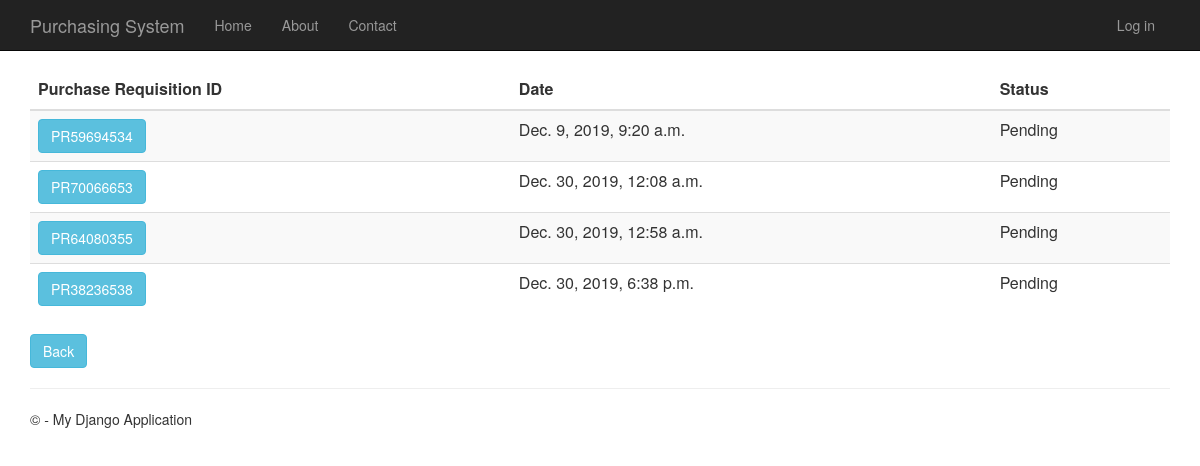
/purchaserequisitionhistory, run on the app's committed database.
### PurchaseRequisition/models.py (models this page shows)
class PurchaseRequisition(models.Model):
    pr_id= models.CharField(max_length=10, primary_key=True) #takes character
    description= models.TextField(null=True,default=None, blank=True)
    time_created= models.DateTimeField()
    total_price= models.DecimalField(max_digits=10, decimal_places=2, default=Decimal('0.00'))
    status= models.TextField(max_length=10, default="Pending")
    person_id = models.ForeignKey(Person)
    def __str__(self):
        return str(self.pr_id)

### PurchaseRequisition/views.py (the view)
# urls.py: url(r'^purchaserequisitionhistory', PurchaseRequisition.views.purchaserequisitionhistory, name="purchase_requisition_history"),
def purchaserequisitionhistory(request):
    purchase_requisitions = PurchaseRequisition.objects.all()
    print(purchase_requisitions)
    context = {
            'title':'Purchase Requisition History',
            'rows':purchase_requisitions
        }
    return render(request,'PurchaseRequisition/purchaserequisitionhistory.html',context)

### PurchaseRequisition/templates/PurchaseRequisition/purchaserequisitionhistory.html
﻿{% extends "app/layout.html" %}
{% block content %}
<div class="purchaseorderhistory margintop" action="menu" >
    <form action="purchaserequisitionhistorydetails" method="GET">
        <table class="table table-striped margintop">
          <thead>
            <tr>
              <th scope="col">Purchase Requisition ID</th>
              <th scope="col">Date</th>
              <th scope="col">Status</th>
            </tr>
          </thead>
          <tbody>
              {% for r in rows %}
            <tr>
                 <td><button type="submit" name="pr_id" value="{{r.pr_id}}" class="btn btn-info" >{{r.pr_id}}</button></td>
                 <td>{{r.time_created}}</td>
                 <td>{{r.status}}</td>
            </tr>
              {% endfor %}
          </tbody>
        </table>
    </form>
       <form action="menu">
        <div class="margintop">
            <button type="submit" class="btn btn-info" >Back</button>
        </div>
    </form>
</div>
{% endblock %}

### app/templates/app/layout.html (shortened to what this page needs)
﻿<!DOCTYPE html>
<html>
<head>
    {% load staticfiles %}
    <link rel="stylesheet" type="text/css" href="{% static 'app/content/bootstrap.min.css' %}" />
    <link rel="stylesheet" type="text/css" href="{% static 'app/content/site.css' %}" />
</head>
<body>
    <div class="navbar navbar-inverse navbar-fixed-top">
        <div class="container">
            <div class="navbar-header">
                <a href="/" class="navbar-brand">Purchasing System</a>
            </div>
            <div class="navbar-collapse collapse">
                <ul class="nav navbar-nav">
                    <li><a href="{% url 'home' %}">Home</a></li>
                    <li><a href="{% url 'about' %}">About</a></li>
                    <li><a href="{% url 'contact' %}">Contact</a></li>
                </ul>
                {% include 'app/loginpartial.html' %}
            </div>
        </div>
    </div>
    <div class="container body-content">
{% block content %}{% endblock %}
        <hr/>
        <footer>
            <p>&copy; {{ year }} - My Django Application</p>
        </footer>
    </div>
</body>
</html>

### app/templates/app/loginpartial.html
{% if user.is_authenticated %}
<form id="logoutForm" action="/logout" method="post" class="navbar-right">
    {% csrf_token %}
    <ul class="nav navbar-nav navbar-right">
        <li><span class="navbar-brand">Hello {{ user.username }}!</span></li>
        <li><a href="javascript:document.getElementById('logoutForm').submit()">Log off</a></li>
    </ul>
</form>
{% else %}
<ul class="nav navbar-nav navbar-right">
    <li><a href="{% url 'login' %}">Log in</a></li>
</ul>
{% endif %}

### app/static/app/content/site.css (style rules this page uses)
body { padding-top: 50px; padding-bottom: 20px; }
.body-content { padding-left: 15px; padding-right: 15px; }

### data on the page
PurchaseRequisition: pr_id "PR59694534", time_created "Dec. 9, 2019, 9:20 a.m.", status "Pending"
PurchaseRequisition: pr_id "PR70066653", time_created "Dec. 30, 2019, 12:08 a.m.", status "Pending"
PurchaseRequisition: pr_id "PR64080355", time_created "Dec. 30, 2019, 12:58 a.m.", status "Pending"
PurchaseRequisition: pr_id "PR38236538", time_created "Dec. 30, 2019, 6:38 p.m.", status "Pending"
